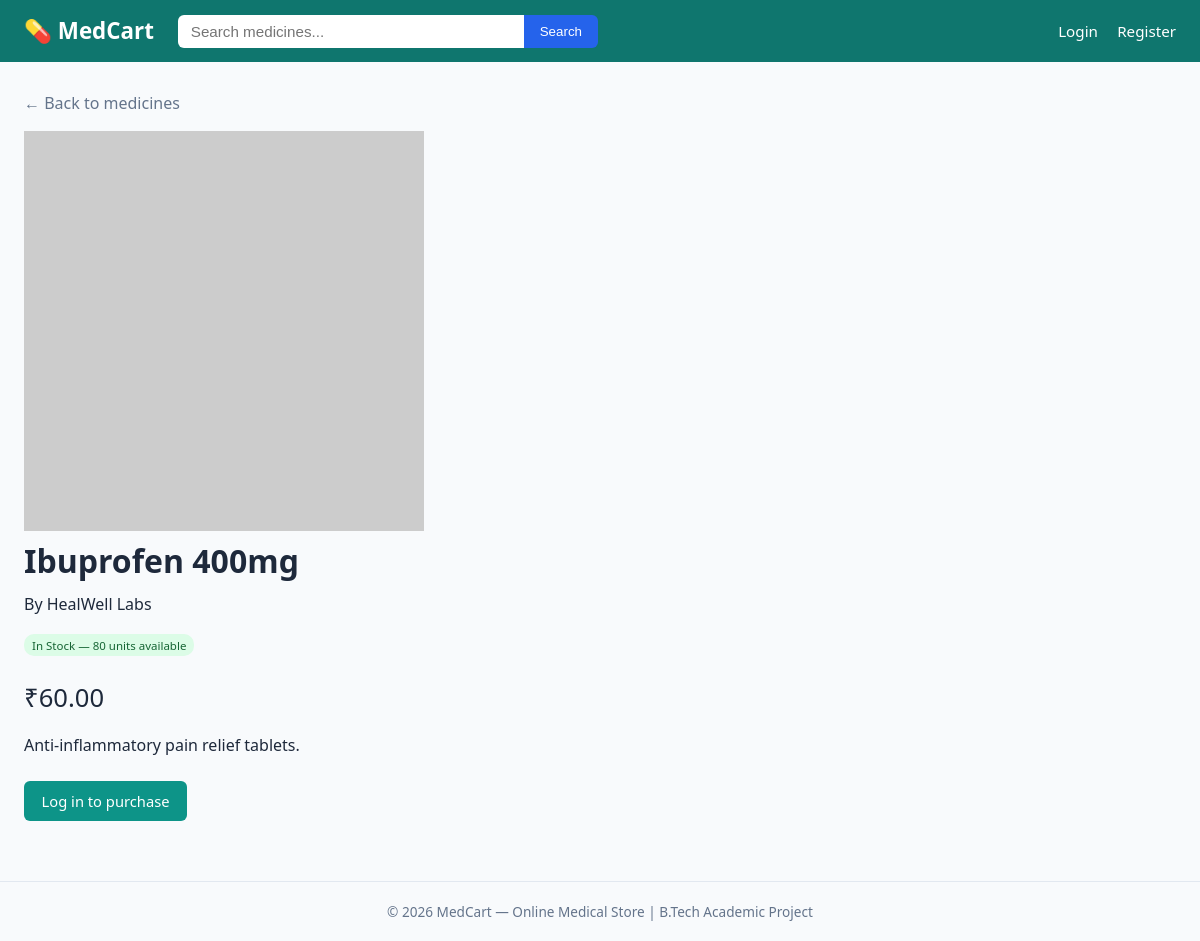
The page /medicine/2 on the database its author committed.
### app.py (models this page shows)
class Medicine(db.Model):
    id = db.Column(db.Integer, primary_key=True)
    name = db.Column(db.String(150), nullable=False)
    description = db.Column(db.Text)
    manufacturer = db.Column(db.String(150))
    price = db.Column(db.Float, nullable=False)
    stock = db.Column(db.Integer, default=0)
    requires_prescription = db.Column(db.Boolean, default=False)
    image_filename = db.Column(db.String(200), default='default_medicine.png')
    category_id = db.Column(db.Integer, db.ForeignKey('category.id'))
    created_at = db.Column(db.DateTime, default=datetime.utcnow)
    def in_stock(self):
        return self.stock > 0

### app.py (the view)
@app.route('/medicine/<int:medicine_id>')
def medicine_detail(medicine_id):
    medicine = Medicine.query.get_or_404(medicine_id)
    return render_template('medicine_detail.html', medicine=medicine)

### templates/medicine_detail.html (shortened to what this page needs)
{% extends "base.html" %}
{% block content %}
<a href="{{ url_for('home') }}" style="color: var(--muted); text-decoration:none;">&larr; Back to medicines</a>
<div class="detail-grid" style="margin-top: 1rem;">
    <div>
        <img src="{{ url_for('static', filename='uploads/' + medicine.image_filename) }}"
             onerror="this.src='https://placehold.co/400x400?text=Medicine'" alt="{{ medicine.name }}">
    </div>
    <div>
        <h1>{{ medicine.name }}</h1>
        <p class="manufacturer" style="margin: 0.4rem 0 1rem;">By {{ medicine.manufacturer }}</p>
        {% if medicine.in_stock() %}
            <span class="badge badge-in">In Stock &mdash; {{ medicine.stock }} units available</span>
        {% else %}
            <span class="badge badge-out">Out of Stock</span>
        {% endif %}
        <p class="price" style="font-size: 1.6rem; margin: 1rem 0;">₹{{ '%.2f'|format(medicine.price) }}</p>
        <p style="margin-bottom: 1.5rem;">{{ medicine.description }}</p>
        {% if current_user.is_authenticated and not current_user.is_admin %}
            {% if medicine.in_stock() %}
            <form action="{{ url_for('add_to_cart', medicine_id=medicine.id) }}" method="post" style="display:flex; gap:0.6rem; align-items:center;">
                <input type="number" name="quantity" value="1" min="1" max="{{ medicine.stock }}" style="width: 70px; padding:0.5rem; border:1px solid var(--border); border-radius:6px;">
                <button type="submit" class="btn btn-primary">Add to Cart</button>
            </form>
            {% else %}
                <p style="color: var(--danger);">This item is currently unavailable.</p>
            {% endif %}
        {% elif not current_user.is_authenticated %}
            <a href="{{ url_for('login') }}" class="btn btn-primary">Log in to purchase</a>
        {% endif %}
    </div>
</div>
{% endblock %}

### static/css/style.css (style rules this page uses)
:root { --primary: #0d9488; --primary-dark: #0f766e; --accent: #2563eb; --bg: #f8fafc; --card-bg: #ffffff; --text: #1e293b; --muted: #64748b; --danger: #dc2626; --success: #16a34a; --warning: #d97706; --border: #e2e8f0; }
* { box-sizing: border-box; margin: 0; padding: 0; }
body { font-family: "Segoe UI", system-ui, sans-serif; background: var(--bg); color: var(--text); line-height: 1.5; }
.badge { display: inline-block; font-size: 0.72rem; padding: 0.15rem 0.5rem; border-radius: 10px; margin-bottom: 0.4rem; width: fit-content; }
.badge-in { background: #dcfce7; color: #166534; }
.btn { display: inline-block; padding: 0.55rem 1.1rem; border-radius: 6px; border: none; cursor: pointer; font-size: 0.92rem; text-decoration: none; text-align: center; }
.btn-primary { background: var(--primary); color: white; }

### rows shown on the page
Medicine: name "Ibuprofen 400mg", manufacturer "HealWell Labs", stock "80", price "60.00", description "Anti-inflammatory pain relief tablets."
